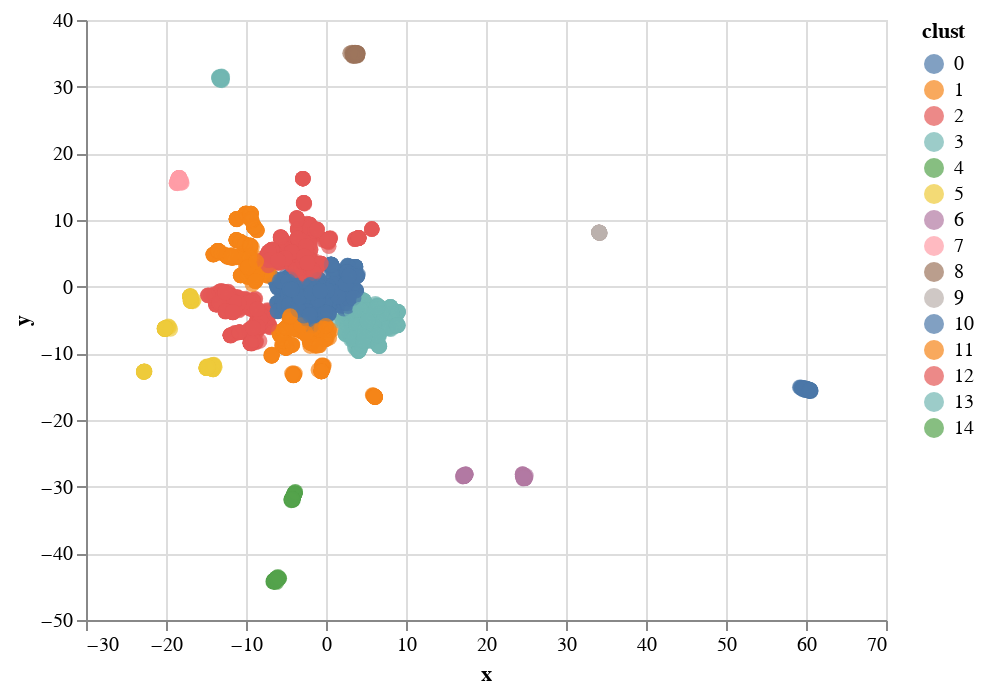

Notebook code for this chart:
### Code cell
clusts = AgglomerativeClustering(n_clusters=15, affinity='euclidean', linkage='ward').fit_predict(emb)

adf = DataFrame(emb, index=p_df.index, columns=['x', 'y'])
adf['clust'] = clusts
adf['url'] = users.pageUrl[adf.index]
adf['user'] = users.username[adf.index]

alt.Chart(adf).mark_circle(size=60).encode(
    x='x',
    y='y',
    color='clust:N',
    tooltip=['user', 'url', 'clust']
)

### Figure 1 — Vega-Lite specification as saved in the notebook (floating-point values rounded to 4 significant figures; data arrays with more than 128 entries replaced by an {"elided": "..."} marker saying what was removed)
{"config": {"view": {"continuousWidth": 400, "continuousHeight": 300}}, "data": {"name": "data-6dab948e65c18dfdf4571dabb971d584"}, "mark": {"type": "circle", "size": 60}, "encoding": {"color": {"field": "clust", "type": "nominal"}, "tooltip": [{"field": "user", "type": "nominal"}, {"field": "url", "type": "nominal"}, {"field": "clust", "type": "quantitative"}], "x": {"field": "x", "type": "quantitative"}, "y": {"field": "y", "type": "quantitative"}}, "$schema": "https://vega.github.io/schema/vega-lite/v4.17.0.json", "datasets": {"data-6dab948e65c18dfdf4571dabb971d584": {"elided": "3917 records"}}}
